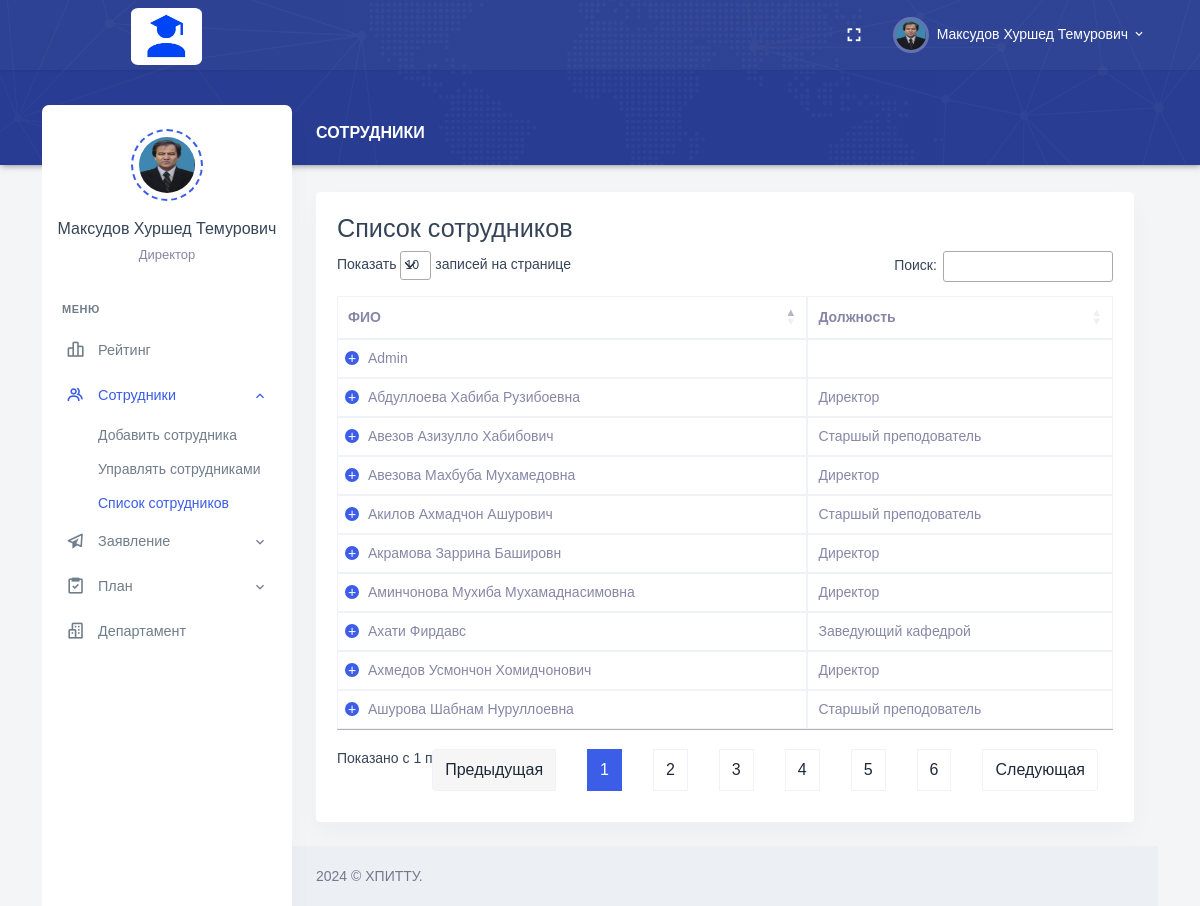
The app's page /Role/Admin/dir-employee.php (signed in) with its own data.
### tables this page shows
CREATE TABLE `employees` (
  `Employee_Id` int NOT NULL AUTO_INCREMENT,
  `Full_Name` varchar(255) DEFAULT NULL,
  `Date_of_Birth` date DEFAULT NULL,
  `Place_of_Birth` varchar(255) DEFAULT NULL,
  `Position_Id` int DEFAULT NULL,
  `Degree_Id` int DEFAULT NULL,
  `Faculty_Id` int DEFAULT NULL,
  `Department_Id` int DEFAULT NULL,
  `User_Role_Id` int DEFAULT NULL,
  `Email` varchar(255) DEFAULT NULL,
  `Phone_Number` varchar(20) DEFAULT NULL,
  `Employee_Number` varchar(20) DEFAULT NULL,
  `Date_Added` date DEFAULT NULL,
  `Path_Photo` varchar(255) DEFAULT NULL,
  `Username` varchar(255) DEFAULT NULL,
  `Password` varchar(255) DEFAULT NULL,
  PRIMARY KEY (`Employee_Id`),
  KEY `Degree_Id` (`Degree_Id`),
  KEY `Faculty_Id` (`Faculty_Id`),
  KEY `Department_Id` (`Department_Id`),
  KEY `User_Role_Id` (`User_Role_Id`),
  KEY `employees_ibfk_1` (`Position_Id`),
  CONSTRAINT `employees_ibfk_1` FOREIGN KEY (`Position_Id`) REFERENCES `positions` (`Position_Id`) ON DELETE CASCADE ON UPDATE CASCADE,
  CONSTRAINT `employees_ibfk_2` FOREIGN KEY (`Degree_Id`) REFERENCES `degrees` (`Degree_Id`) ON DELETE CASCADE ON UPDATE CASCADE,
  CONSTRAINT `employees_ibfk_3` FOREIGN KEY (`Faculty_Id`) REFERENCES `faculties` (`Faculty_Id`) ON DELETE CASCADE ON UPDATE CASCADE,
  CONSTRAINT `employees_ibfk_4` FOREIGN KEY (`Department_Id`) REFERENCES `departments` (`Department_Id`) ON DELETE CASCADE ON UPDATE CASCADE,
  CONSTRAINT `employees_ibfk_5` FOREIGN KEY (`User_Role_Id`) REFERENCES `user_roles` (`User_Role_Id`) ON DELETE CASCADE ON UPDATE CASCADE
);

CREATE TABLE `positions` (
  `Position_Id` int NOT NULL,
  `Position_Name` varchar(255) DEFAULT NULL,
  PRIMARY KEY (`Position_Id`)
);

### Role/Admin/dir-employee.php (the view, shortened to what this page needs)
<?php
require_once "header.php";
?>
<div class="main-content">
    <div class="page-content">
        <div class="row">
            <div class="col-12">
                <div class="page-title-box d-flex align-items-center justify-content-between">
                    <h4 class="page-title mb-0 font-size-18">Сотрудники</h4>
                </div>
            </div>
        </div>
        <link rel="stylesheet" type="text/css" href="https://cdn.datatables.net/1.11.6/css/jquery.dataTables.css">
        <div class="row">
            <div class="col-12">
                <div class="card">
                    <div class="card-body">
                        <h3>Список сотрудников</h3>
                        <table id="datatable" class="table table-bordered dt-responsive nowrap"
                            style="border-collapse: collapse; border-spacing: 0; width: 100%;">
                            <thead>
                                <tr>
                                    <th>ФИО</th>
                                    <th>Должность</th>
                                </tr>
                            </thead>
                            <tbody>
                                <?php
                                        include_once 'conn.php';
                                        $sql = "select e.Full_Name as FullName, ur.Position_Name as Position_Name, d.Degree_Name as DegreeName, f.Faculty_Name as FacultyName, dep.Department_Name as DepartmentName, e.Email, e.Phone_Number as PhoneNumber, e.Employee_Number EmployeeNumber, e.Date_of_Birth as DateofBirth, e.Place_of_Birth as PlaceofBirth from employees e left join positions ur on e.Position_Id = ur.Position_Id left join degrees d on e.Degree_Id = d.Degree_Id left join faculties f on e.Faculty_Id = f.Faculty_Id left join departments dep on e.Department_Id = dep.Department_Id;";
                                        $result = $conn->query($sql);
                                        if ($result->num_rows > 0) {
                                            while ($row = $result->fetch_assoc()) {
                                                echo "<tr>".
                                                        "<td>".$row["FullName"]."</td>".
                                                        "<td>".$row["Position_Name"]."</td>".
                                                        "<td>".$row["DegreeName"]."</td>".
                                                        "<td>".$row["FacultyName"]."</td>".
                                                        "<td>".$row["DepartmentName"]."</td>".
                                                        "<td>".$row["Email"]."</td>".
                                                        "<td>".$row["PhoneNumber"]."</td>".
                                                        "<td>".$row["EmployeeNumber"]."</td>".
                                                        "<td>".$row["DateofBirth"]."</td>".
                                                        "<td>".$row["PlaceofBirth"]."</td>".
                                                    "</tr>";
                                            }
                                        }
                                        ?>
                            </tbody>
                        </table>
                    </div>
                </div>
            </div>
        </div>
        <?php
require_once "footer.php";
?>

### Role/Admin/header.php (shortened to what this page needs)
<?php
    require_once "conn.php";
    $sql_command = "SELECT e.*, p.Position_Name, e.Path_Photo
    FROM employees e
    INNER JOIN positions p ON e.Position_Id = p.Position_Id
    WHERE e.Username = '{$_SESSION['Username']}'";
$result = mysqli_query($conn, $sql_command);
if (mysqli_num_rows($result) > 0) {
while ($rows = mysqli_fetch_assoc($result)) {
$Full_Name = ucwords($rows["Full_Name"]);
$Position_Name = $rows["Position_Name"];
$Path_Photo = $rows["Path_Photo"];
}
}
?>
<!doctype html>
<html lang="en">
<head>
    <link href="/assets/css/bootstrap.min.css" id="bootstrap-style" rel="stylesheet" type="text/css" />
    <link href="/assets/css/app.min.css" id="app-style" rel="stylesheet" type="text/css" />
    <link href="/assets/libs/datatables.net-bs4/css/dataTables.bootstrap4.min.css" rel="stylesheet" type="text/css" />
    <link href="/assets/libs/datatables.net-buttons-bs4/css/buttons.bootstrap4.min.css" rel="stylesheet"
        type="text/css" />
    <link href="/assets/libs/datatables.net-responsive-bs4/css/responsive.bootstrap4.min.css" rel="stylesheet"
        type="text/css" />
    <link href="/assets/css/icons.min.css" rel="stylesheet" type="text/css" />
</head>
<body data-layout="detached" data-topbar="colored">
<div class="container-fluid">
        <div id="layout-wrapper">
            <header id="page-topbar">
                <div class="navbar-header">
                    <div class="container-fluid">
                        <div class="float-end">
                            <div class="dropdown d-none d-lg-inline-block ms-1">
                                <button type="button" class="btn header-item noti-icon waves-effect"
                                    data-toggle="fullscreen">
                                    <i class="mdi mdi-fullscreen"></i>
                                </button>
                            </div>
                            <div class="dropdown d-inline-block">
                                <button type="button" class="btn header-item waves-effect"
                                    id="page-header-user-dropdown" data-bs-toggle="dropdown" aria-haspopup="true"
                                    aria-expanded="false">
                                    <img class="rounded-circle header-profile-user"
                                        src="../Personal/upload/<?php if(!empty($Path_Photo)){ echo $Path_Photo; }else{ echo "Admin.png"; } ?>" alt="Header Avatar">
                                    <span class="d-none d-xl-inline-block ms-1"><?php echo $Full_Name; ?></span>
                                    <i class="mdi mdi-chevron-down d-none d-xl-inline-block"></i>
                                </button>
                            </div>
                        </div>
                        <div>
                            <div class="navbar-brand-box">
                                <a href="index.php" class="logo logo-light" style="margin-left: 65px;">
                                    <span class="logo-lg">
                                        <img src="/assets/images/LogoEX.png" alt="" height="57"
                                            style="border-radius: 10%;">
                                    </span>
                                </a>
                            </div>
                        </div>
                    </div>
            </header>
            <div class="vertical-menu">
                <div class="h-100">
                    <div class="user-wid text-center py-4">
                        <div class="user-img">
                            <img src="../Personal/upload/<?php if(!empty($Path_Photo)){ echo $Path_Photo; }else{ echo "Admin.png"; } ?>" alt=""
                                class="avatar-md mx-auto rounded-circle">
                        </div>
                        <div class="mt-3">
                            <a href="#" class="text-reset fw-medium font-size-16"><?php echo $Full_Name; ?></a>
                            <p class="text-muted mt-1 mb-0 font-size-13"><?php echo $Position_Name; ?></p>
                        </div>
                    </div>
                    <div id="sidebar-menu">
                        <ul class="metismenu list-unstyled" id="side-menu">
                            <li class="menu-title">Меню</li>
                            <li>
                                <a href="index.php" class="waves-effect">
                                    <i class="bx bx-bar-chart-alt-2"></i>
                                    <span>Рейтинг</span>
                                </a>
                            </li>
                            <li>
                                <a href="javascript: void(0);" class="has-arrow waves-effect">
                                    <i class="bx bx-group"></i>
                                    <span>Сотрудники</span>
                                </a>
                                <ul class="sub-menu" aria-expanded="false">
                                <li><a href="add-employee.php">Добавить сотрудника</a></li>
                                    <li><a href="edit-employee.php">Управлять сотрудниками</a></li>
                                    <li><a href="dir-employee.php">Список сотрудников</a></li>
                                </ul>
                            </li>
                            <li>
                                <a href="javascript: void(0);" class="has-arrow waves-effect">
                                    <i class="bx bx-paper-plane"></i>
                                    <span>Заявление</span>
                                </a>
                            </li>
                            <li>
                                <a href="javascript: void(0);" class="has-arrow waves-effect">
                                    <i class="bx bx-task"></i>
                                    <span>План</span>
                                </a>
                            </li>
                            <li>
                                <a href="departament.php" class="waves-effect">
                                    <i class="bx bx-buildings"></i>
                                    <span>Департамент</span>
                                </a>
                            </li>
                    </div>
                </div>
            </div>

### records on screen
employees: Path_Photo (picture), Full_Name "Максудов Хуршед Темурович", Position_Id.Position_Name "Директор"
employees: Full_Name "Ашурова Шабнам Нуруллоевна", Position_Id.Position_Name "Старшый преподователь"
employees: Full_Name "Акилов Ахмадчон Ашурович", Position_Id.Position_Name "Старшый преподователь"
employees: Full_Name "Авезов Азизулло Хабибович", Position_Id.Position_Name "Старшый преподователь"
employees: Full_Name "Авезова Махбуба Мухамедовна", Position_Id.Position_Name "Директор"
employees: Full_Name "Ахмедов Усмончон Хомидчонович", Position_Id.Position_Name "Директор"
employees: Full_Name "Акрамова Заррина Башировн", Position_Id.Position_Name "Директор"
employees: Full_Name "Аминчонова Мухиба Мухамаднасимовна", Position_Id.Position_Name "Директор"
employees: Full_Name "Абдуллоева Хабиба Рузибоевна", Position_Id.Position_Name "Директор"
employees: Full_Name "Ахати Фирдавс", Position_Id.Position_Name "Заведующий кафедрой"
employees: Full_Name "Admin"
